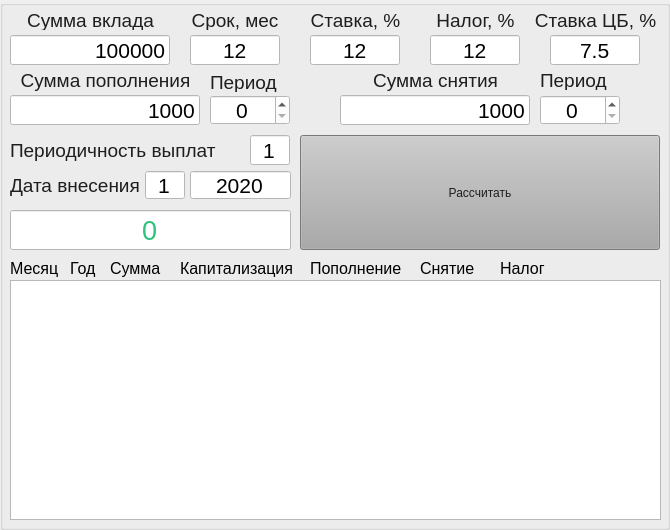
   <widget class="QGroupBox" name="gBox_deposit">
    <property name="geometry">
     <rect>
      <x>680</x>
      <y>550</y>
      <width>670</width>
      <height>530</height>
     </rect>
    </property>
    <property name="title">
     <string/>
    </property>
    <widget class="QLabel" name="label_10">
     <property name="geometry">
      <rect>
       <x>10</x>
       <y>10</y>
       <width>161</width>
       <height>20</height>
      </rect>
     </property>
     <property name="font">
      <font>
       <family>Ubuntu</family>
       <pointsize>14</pointsize>
       <weight>50</weight>
       <italic>false</italic>
       <bold>false</bold>
      </font>
     </property>
     <property name="styleSheet">
      <string notr="true">font: 14pt &quot;Ubuntu&quot;;
color: rgb(30, 30, 30);</string>
     </property>
     <property name="text">
      <string>Сумма вклада</string>
     </property>
     <property name="alignment">
      <set>Qt::AlignCenter</set>
     </property>
    </widget>
    <widget class="QTextEdit" name="result">
     <property name="geometry">
      <rect>
       <x>10</x>
       <y>280</y>
       <width>651</width>
       <height>240</height>
      </rect>
     </property>
    </widget>
    <widget class="QLabel" name="label_11">
     <property name="geometry">
      <rect>
       <x>190</x>
       <y>10</y>
       <width>90</width>
       <height>20</height>
      </rect>
     </property>
     <property name="font">
      <font>
       <family>Ubuntu</family>
       <pointsize>14</pointsize>
       <weight>50</weight>
       <italic>false</italic>
       <bold>false</bold>
      </font>
     </property>
     <property name="styleSheet">
      <string notr="true">font: 14pt &quot;Ubuntu&quot;;
color: rgb(30, 30, 30);</string>
     </property>
     <property name="text">
      <string>Срок, мес</string>
     </property>
     <property name="alignment">
      <set>Qt::AlignCenter</set>
     </property>
    </widget>
    <widget class="QLabel" name="label_12">
     <property name="geometry">
      <rect>
       <x>310</x>
       <y>10</y>
       <width>91</width>
       <height>20</height>
      </rect>
     </property>
     <property name="font">
      <font>
       <family>Ubuntu</family>
       <pointsize>14</pointsize>
       <weight>50</weight>
       <italic>false</italic>
       <bold>false</bold>
      </font>
     </property>
     <property name="styleSheet">
      <string notr="true">font: 14pt &quot;Ubuntu&quot;;
color: rgb(30, 30, 30);</string>
     </property>
     <property name="text">
      <string>Ставка, %</string>
     </property>
     <property name="alignment">
      <set>Qt::AlignCenter</set>
     </property>
    </widget>
    <widget class="QLabel" name="label_13">
     <property name="geometry">
      <rect>
       <x>430</x>
       <y>10</y>
       <width>91</width>
       <height>20</height>
      </rect>
     </property>
     <property name="font">
      <font>
       <family>Ubuntu</family>
       <pointsize>14</pointsize>
       <weight>50</weight>
       <italic>false</italic>
       <bold>false</bold>
      </font>
     </property>
     <property name="styleSheet">
      <string notr="true">font: 14pt &quot;Ubuntu&quot;;
color: rgb(30, 30, 30);</string>
     </property>
     <property name="text">
      <string>Налог, %</string>
     </property>
     <property name="alignment">
      <set>Qt::AlignCenter</set>
     </property>
    </widget>
    <widget class="QLabel" name="label_14">
     <property name="geometry">
      <rect>
       <x>535</x>
       <y>10</y>
       <width>121</width>
       <height>20</height>
      </rect>
     </property>
     <property name="font">
      <font>
       <family>Ubuntu</family>
       <pointsize>14</pointsize>
       <weight>50</weight>
       <italic>false</italic>
       <bold>false</bold>
      </font>
     </property>
     <property name="styleSheet">
      <string notr="true">font: 14pt &quot;Ubuntu&quot;;
color: rgb(30, 30, 30);</string>
     </property>
     <property name="text">
      <string>Ставка ЦБ, %</string>
     </property>
     <property name="alignment">
      <set>Qt::AlignCenter</set>
     </property>
    </widget>
    <widget class="QLineEdit" name="v_sum">
     <property name="geometry">
      <rect>
       <x>10</x>
       <y>35</y>
       <width>160</width>
       <height>30</height>
      </rect>
     </property>
     <property name="font">
      <font>
       <family>Ubuntu</family>
       <pointsize>16</pointsize>
       <weight>50</weight>
       <italic>false</italic>
       <bold>false</bold>
      </font>
     </property>
     <property name="styleSheet">
      <string notr="true">font: 16pt &quot;Ubuntu&quot;;
background:rgb(255, 255, 255);</string>
     </property>
     <property name="text">
      <string>100000</string>
     </property>
     <property name="alignment">
      <set>Qt::AlignRight|Qt::AlignTrailing|Qt::AlignVCenter</set>
     </property>
    </widget>
    <widget class="QLineEdit" name="v_srok">
     <property name="geometry">
      <rect>
       <x>190</x>
       <y>35</y>
       <width>90</width>
       <height>30</height>
      </rect>
     </property>
     <property name="font">
      <font>
       <family>Ubuntu</family>
       <pointsize>16</pointsize>
       <weight>50</weight>
       <italic>false</italic>
       <bold>false</bold>
      </font>
     </property>
     <property name="styleSheet">
      <string notr="true">font: 16pt &quot;Ubuntu&quot;;
background:rgb(255, 255, 255);</string>
     </property>
     <property name="text">
      <string>12</string>
     </property>
     <property name="alignment">
      <set>Qt::AlignCenter</set>
     </property>
    </widget>
    <widget class="QLineEdit" name="v_stavka">
     <property name="geometry">
      <rect>
       <x>310</x>
       <y>35</y>
       <width>90</width>
       <height>30</height>
      </rect>
     </property>
     <property name="font">
      <font>
       <family>Ubuntu</family>
       <pointsize>16</pointsize>
       <weight>50</weight>
       <italic>false</italic>
       <bold>false</bold>
      </font>
     </property>
     <property name="styleSheet">
      <string notr="true">font: 16pt &quot;Ubuntu&quot;;
background:rgb(255, 255, 255);</string>
     </property>
     <property name="text">
      <string>12</string>
     </property>
     <property name="alignment">
      <set>Qt::AlignCenter</set>
     </property>
    </widget>
    <widget class="QLineEdit" name="D_nalog">
     <property name="geometry">
      <rect>
       <x>430</x>
       <y>35</y>
       <width>90</width>
       <height>30</height>
      </rect>
     </property>
     <property name="font">
      <font>
       <family>Ubuntu</family>
       <pointsize>16</pointsize>
       <weight>50</weight>
       <italic>false</italic>
       <bold>false</bold>
      </font>
     </property>
     <property name="styleSheet">
      <string notr="true">font: 16pt &quot;Ubuntu&quot;;
background:rgb(255, 255, 255);</string>
     </property>
     <property name="text">
      <string>12</string>
     </property>
     <property name="alignment">
      <set>Qt::AlignCenter</set>
     </property>
    </widget>
    <widget class="QLineEdit" name="D_stavka_cb">
     <property name="geometry">
      <rect>
       <x>550</x>
       <y>35</y>
       <width>90</width>
       <height>30</height>
      </rect>
     </property>
     <property name="font">
      <font>
       <family>Ubuntu</family>
       <pointsize>16</pointsize>
       <weight>50</weight>
       <italic>false</italic>
       <bold>false</bold>
      </font>
     </property>
     <property name="styleSheet">
      <string notr="true">font: 16pt &quot;Ubuntu&quot;;
background:rgb(255, 255, 255);</string>
     </property>
     <property name="inputMethodHints">
      <set>Qt::ImhNone</set>
     </property>
     <property name="text">
      <string>7.5</string>
     </property>
     <property name="maxLength">
      <number>100</number>
     </property>
     <property name="alignment">
      <set>Qt::AlignCenter</set>
     </property>
    </widget>
    <widget class="QSpinBox" name="m_plus">
     <property name="geometry">
      <rect>
       <x>210</x>
       <y>95</y>
       <width>80</width>
       <height>30</height>
      </rect>
     </property>
     <property name="font">
      <font>
       <family>Ubuntu</family>
       <pointsize>16</pointsize>
       <weight>50</weight>
       <italic>false</italic>
       <bold>false</bold>
      </font>
     </property>
     <property name="styleSheet">
      <string notr="true">font: 16pt &quot;Ubuntu&quot;;
background:rgb(255, 255, 255);</string>
     </property>
     <property name="alignment">
      <set>Qt::AlignCenter</set>
     </property>
     <property name="maximum">
      <number>600</number>
     </property>
    </widget>
    <widget class="QLabel" name="label_15">
     <property name="geometry">
      <rect>
       <x>10</x>
       <y>65</y>
       <width>191</width>
       <height>30</height>
      </rect>
     </property>
     <property name="font">
      <font>
       <family>Ubuntu</family>
       <pointsize>14</pointsize>
       <weight>50</weight>
       <italic>false</italic>
       <bold>false</bold>
      </font>
     </property>
     <property name="styleSheet">
      <string notr="true">font: 14pt &quot;Ubuntu&quot;;
color: rgb(30, 30, 30);</string>
     </property>
     <property name="text">
      <string>Сумма пополнения</string>
     </property>
     <property name="alignment">
      <set>Qt::AlignCenter</set>
     </property>
    </widget>
    <widget class="QLabel" name="label_16">
     <property name="geometry">
      <rect>
       <x>340</x>
       <y>65</y>
       <width>191</width>
       <height>30</height>
      </rect>
     </property>
     <property name="font">
      <font>
       <family>Ubuntu</family>
       <pointsize>14</pointsize>
       <weight>50</weight>
       <italic>false</italic>
       <bold>false</bold>
      </font>
     </property>
     <property name="styleSheet">
      <string notr="true">font: 14pt &quot;Ubuntu&quot;;
color: rgb(30, 30, 30);</string>
     </property>
     <property name="text">
      <string>Сумма снятия</string>
     </property>
     <property name="alignment">
      <set>Qt::AlignCenter</set>
     </property>
    </widget>
    <widget class="QSpinBox" name="m_minus">
     <property name="geometry">
      <rect>
       <x>540</x>
       <y>95</y>
       <width>80</width>
       <height>30</height>
      </rect>
     </property>
     <property name="font">
      <font>
       <family>Ubuntu</family>
       <pointsize>16</pointsize>
       <weight>50</weight>
       <italic>false</italic>
       <bold>false</bold>
      </font>
     </property>
     <property name="styleSheet">
      <string notr="true">font: 16pt &quot;Ubuntu&quot;;
background:rgb(255, 255, 255);</string>
     </property>
     <property name="alignment">
      <set>Qt::AlignCenter</set>
     </property>
     <property name="maximum">
      <number>600</number>
     </property>
    </widget>
    <widget class="QLabel" name="label_17">
     <property name="geometry">
      <rect>
       <x>210</x>
       <y>72</y>
       <width>111</width>
       <height>20</height>
      </rect>
     </property>
     <property name="font">
      <font>
       <family>Ubuntu</family>
       <pointsize>14</pointsize>
       <weight>50</weight>
       <italic>false</italic>
       <bold>false</bold>
      </font>
     </property>
     <property name="styleSheet">
      <string notr="true">font: 14pt &quot;Ubuntu&quot;;
color: rgb(30, 30, 30);</string>
     </property>
     <property name="text">
      <string>Период</string>
     </property>
    </widget>
    <widget class="QLabel" name="label_18">
     <property name="geometry">
      <rect>
       <x>540</x>
       <y>70</y>
       <width>91</width>
       <height>20</height>
      </rect>
     </property>
     <property name="font">
      <font>
       <family>Ubuntu</family>
       <pointsize>14</pointsize>
       <weight>50</weight>
       <italic>false</italic>
       <bold>false</bold>
      </font>
     </property>
     <property name="styleSheet">
      <string notr="true">font: 14pt &quot;Ubuntu&quot;;
color: rgb(30, 30, 30);</string>
     </property>
     <property name="text">
      <string>Период</string>
     </property>
    </widget>
    <widget class="QLineEdit" name="v_dop">
     <property name="geometry">
      <rect>
       <x>10</x>
       <y>95</y>
       <width>190</width>
       <height>30</height>
      </rect>
     </property>
     <property name="font">
      <font>
       <family>Ubuntu</family>
       <pointsize>16</pointsize>
       <weight>50</weight>
       <italic>false</italic>
       <bold>false</bold>
      </font>
     </property>
     <property name="styleSheet">
      <string notr="true">font: 16pt &quot;Ubuntu&quot;;
background:rgb(255, 255, 255);</string>
     </property>
     <property name="text">
      <string>1000</string>
     </property>
     <property name="alignment">
      <set>Qt::AlignRight|Qt::AlignTrailing|Qt::AlignVCenter</set>
     </property>
    </widget>
    <widget class="QLineEdit" name="v_minus">
     <property name="geometry">
      <rect>
       <x>340</x>
       <y>95</y>
       <width>190</width>
       <height>30</height>
      </rect>
     </property>
     <property name="font">
      <font>
       <family>Ubuntu</family>
       <pointsize>16</pointsize>
       <weight>50</weight>
       <italic>false</italic>
       <bold>false</bold>
      </font>
     </property>
     <property name="styleSheet">
      <string notr="true">font: 16pt &quot;Ubuntu&quot;;
background:rgb(255, 255, 255);</string>
     </property>
     <property name="inputMask">
      <string/>
     </property>
     <property name="text">
      <string>1000</string>
     </property>
     <property name="alignment">
      <set>Qt::AlignRight|Qt::AlignTrailing|Qt::AlignVCenter</set>
     </property>
    </widget>
    <widget class="QPushButton" name="pB_38">
     <property name="geometry">
      <rect>
       <x>300</x>
       <y>135</y>
       <width>360</width>
       <height>115</height>
      </rect>
     </property>
     <property name="sizePolicy">
      <sizepolicy hsizetype="Expanding" vsizetype="Expanding">
       <horstretch>0</horstretch>
       <verstretch>0</verstretch>
      </sizepolicy>
     </property>
     <property name="styleSheet">
      <string notr="true">font: 24pt &quot;Ubuntu&quot;;
background:rgb(170, 170, 170);
color:rgb(30, 30, 30);</string>
     </property>
     <property name="text">
      <string>Рассчитать</string>
     </property>
    </widget>
    <widget class="QLabel" name="label_19">
     <property name="geometry">
      <rect>
       <x>10</x>
       <y>170</y>
       <width>141</width>
       <height>30</height>
      </rect>
     </property>
     <property name="font">
      <font>
       <family>Ubuntu</family>
       <pointsize>14</pointsize>
       <weight>50</weight>
       <italic>false</italic>
       <bold>false</bold>
      </font>
     </property>
     <property name="styleSheet">
      <string notr="true">font: 14pt &quot;Ubuntu&quot;;
color: rgb(30, 30, 30);</string>
     </property>
     <property name="text">
      <string>Дата внесения</string>
     </property>
    </widget>
    <widget class="QLineEdit" name="v_itog">
     <property name="geometry">
      <rect>
       <x>10</x>
       <y>210</y>
       <width>281</width>
       <height>40</height>
      </rect>
     </property>
     <property name="font">
      <font>
       <family>Ubuntu</family>
       <pointsize>20</pointsize>
       <weight>50</weight>
       <italic>false</italic>
       <bold>false</bold>
      </font>
     </property>
     <property name="styleSheet">
      <string notr="true">font: 20pt &quot;Ubuntu&quot;;
color:rgb(46, 194, 126);
background:rgb(255, 255, 255);</string>
     </property>
     <property name="text">
      <string>0</string>
     </property>
     <property name="maxLength">
      <number>2147483647</number>
     </property>
     <property name="alignment">
      <set>Qt::AlignCenter</set>
     </property>
     <property name="readOnly">
      <bool>true</bool>
     </property>
    </widget>
    <widget class="QLabel" name="label_20">
     <property name="geometry">
      <rect>
       <x>10</x>
       <y>258</y>
       <width>51</width>
       <height>20</height>
      </rect>
     </property>
     <property name="font">
      <font>
       <pointsize>12</pointsize>
      </font>
     </property>
     <property name="text">
      <string>Месяц</string>
     </property>
    </widget>
    <widget class="QLineEdit" name="p_viplat">
     <property name="geometry">
      <rect>
       <x>250</x>
       <y>135</y>
       <width>40</width>
       <height>30</height>
      </rect>
     </property>
     <property name="font">
      <font>
       <family>Ubuntu</family>
       <pointsize>16</pointsize>
       <weight>50</weight>
       <italic>false</italic>
       <bold>false</bold>
      </font>
     </property>
     <property name="styleSheet">
      <string notr="true">font: 16pt &quot;Ubuntu&quot;;
background:rgb(255, 255, 255);</string>
     </property>
     <property name="text">
      <string>1</string>
     </property>
     <property name="maxLength">
      <number>600</number>
     </property>
     <property name="alignment">
      <set>Qt::AlignCenter</set>
     </property>
    </widget>
    <widget class="QLabel" name="label_21">
     <property name="geometry">
      <rect>
       <x>10</x>
       <y>135</y>
       <width>231</width>
       <height>30</height>
      </rect>
     </property>
     <property name="font">
      <font>
       <family>Ubuntu</family>
       <pointsize>14</pointsize>
       <weight>50</weight>
       <italic>false</italic>
       <bold>false</bold>
      </font>
     </property>
     <property name="styleSheet">
      <string notr="true">font: 14pt &quot;Ubuntu&quot;;
color: rgb(30, 30, 30);</string>
     </property>
     <property name="text">
      <string>Периодичность выплат</string>
     </property>
    </widget>
    <widget class="QLabel" name="label_22">
     <property name="geometry">
      <rect>
       <x>70</x>
       <y>258</y>
       <width>41</width>
       <height>20</height>
      </rect>
     </property>
     <property name="font">
      <font>
       <pointsize>12</pointsize>
      </font>
     </property>
     <property name="text">
      <string>Год</string>
     </property>
    </widget>
    <widget class="QLabel" name="label_23">
     <property name="geometry">
      <rect>
       <x>110</x>
       <y>258</y>
       <width>51</width>
       <height>20</height>
      </rect>
     </property>
     <property name="font">
      <font>
       <pointsize>12</pointsize>
      </font>
     </property>
     <property name="text">
      <string>Сумма</string>
     </property>
    </widget>
    <widget class="QLabel" name="label_24">
     <property name="geometry">
      <rect>
       <x>310</x>
       <y>258</y>
       <width>101</width>
       <height>20</height>
      </rect>
     </property>
     <property name="font">
      <font>
       <pointsize>12</pointsize>
      </font>
     </property>
     <property name="text">
      <string>Пополнение</string>
     </property>
    </widget>
    <widget class="QLabel" name="label_25">
     <property name="geometry">
      <rect>
       <x>420</x>
       <y>258</y>
       <width>91</width>
       <height>20</height>
      </rect>
     </property>
     <property name="font">
      <font>
       <pointsize>12</pointsize>
      </font>
     </property>
     <property name="text">
      <string>Снятие</string>
     </property>
    </widget>
    <widget class="QLabel" name="label_26">
     <property name="geometry">
      <rect>
       <x>500</x>
       <y>258</y>
       <width>51</width>
       <height>20</height>
      </rect>
     </property>
     <property name="font">
      <font>
       <pointsize>12</pointsize>
      </font>
     </property>
     <property name="text">
      <string>Налог</string>
     </property>
    </widget>
    <widget class="QSpinBox" name="dat">
     <property name="geometry">
      <rect>
       <x>145</x>
       <y>170</y>
       <width>40</width>
       <height>30</height>
      </rect>
     </property>
     <property name="font">
      <font>
       <family>Ubuntu</family>
       <pointsize>16</pointsize>
       <weight>50</weight>
       <italic>false</italic>
       <bold>false</bold>
      </font>
     </property>
     <property name="mouseTracking">
      <bool>false</bool>
     </property>
     <property name="tabletTracking">
      <bool>false</bool>
     </property>
     <property name="styleSheet">
      <string notr="true">font: 16pt &quot;Ubuntu&quot;;
background:rgb(255, 255, 255);</string>
     </property>
     <property name="wrapping">
      <bool>false</bool>
     </property>
     <property name="frame">
      <bool>true</bool>
     </property>
     <property name="alignment">
      <set>Qt::AlignCenter</set>
     </property>
     <property name="readOnly">
      <bool>false</bool>
     </property>
     <property name="buttonSymbols">
      <enum>QAbstractSpinBox::NoButtons</enum>
     </property>
     <property name="keyboardTracking">
      <bool>true</bool>
     </property>
     <property name="minimum">
      <number>1</number>
     </property>
     <property name="maximum">
      <number>12</number>
     </property>
    </widget>
    <widget class="QSpinBox" name="year">
     <property name="geometry">
      <rect>
       <x>190</x>
       <y>170</y>
       <width>101</width>
       <height>30</height>
      </rect>
     </property>
     <property name="font">
      <font>
       <family>Ubuntu</family>
       <pointsize>16</pointsize>
       <weight>50</weight>
       <italic>false</italic>
       <bold>false</bold>
      </font>
     </property>
     <property name="styleSheet">
      <string notr="true">font: 16pt &quot;Ubuntu&quot;;
background:rgb(255, 255, 255);</string>
     </property>
     <property name="wrapping">
      <bool>false</bool>
     </property>
     <property name="frame">
      <bool>true</bool>
     </property>
     <property name="alignment">
      <set>Qt::AlignCenter</set>
     </property>
     <property name="readOnly">
      <bool>false</bool>
     </property>
     <property name="buttonSymbols">
      <enum>QAbstractSpinBox::NoButtons</enum>
     </property>
     <property name="keyboardTracking">
      <bool>true</bool>
     </property>
     <property name="minimum">
      <number>2020</number>
     </property>
     <property name="maximum">
      <number>2500</number>
     </property>
    </widget>
    <widget class="QLabel" name="label_34">
     <property name="geometry">
      <rect>
       <x>180</x>
       <y>258</y>
       <width>121</width>
       <height>20</height>
      </rect>
     </property>
     <property name="font">
      <font>
       <pointsize>12</pointsize>
      </font>
     </property>
     <property name="text">
      <string>Капитализация</string>
     </property>
    </widget>
   </widget>
